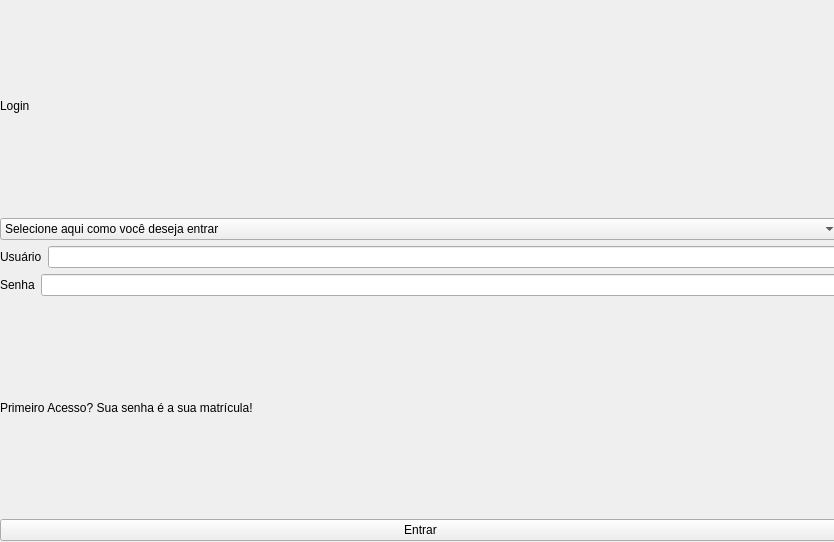
<?xml version="1.0" encoding="UTF-8"?>
<ui version="4.0">
 <class>LoginWindow</class>
 <widget class="QWidget" name="LoginWindow">
  <property name="geometry">
   <rect>
    <x>0</x>
    <y>0</y>
    <width>834</width>
    <height>542</height>
   </rect>
  </property>
  <property name="windowTitle">
   <string>Form</string>
  </property>
  <widget class="QWidget" name="layoutWidget">
   <property name="geometry">
    <rect>
     <x>0</x>
     <y>0</y>
     <width>841</width>
     <height>541</height>
    </rect>
   </property>
   <layout class="QVBoxLayout" name="verticalLayout">
    <item>
     <widget class="QLabel" name="LoginText">
      <property name="text">
       <string>Login</string>
      </property>
     </widget>
    </item>
    <item>
     <layout class="QHBoxLayout" name="horizontalLayout_4">
      <item>
       <widget class="QComboBox" name="idSelection">
        <item>
         <property name="text">
          <string>Selecione aqui como você deseja entrar</string>
         </property>
        </item>
        <item>
         <property name="text">
          <string>Aluno</string>
         </property>
        </item>
        <item>
         <property name="text">
          <string>Professor</string>
         </property>
        </item>
        <item>
         <property name="text">
          <string>Bibliotecário</string>
         </property>
        </item>
       </widget>
      </item>
     </layout>
    </item>
    <item>
     <layout class="QHBoxLayout" name="horizontalLayout">
      <item>
       <widget class="QLabel" name="TextUsuario">
        <property name="text">
         <string>Usuário</string>
        </property>
       </widget>
      </item>
      <item>
       <widget class="QLineEdit" name="loginInput"/>
      </item>
     </layout>
    </item>
    <item>
     <layout class="QHBoxLayout" name="horizontalLayout_3">
      <item>
       <widget class="QLabel" name="SenhaText">
        <property name="text">
         <string>Senha</string>
        </property>
       </widget>
      </item>
      <item>
       <widget class="QLineEdit" name="senhaInput">
        <property name="echoMode">
         <enum>QLineEdit::EchoMode::Password</enum>
        </property>
       </widget>
      </item>
     </layout>
    </item>
    <item>
     <widget class="QLabel" name="PrimeiroAcessoText">
      <property name="text">
       <string>Primeiro Acesso? Sua senha é a sua matrícula!</string>
      </property>
     </widget>
    </item>
    <item>
     <widget class="QPushButton" name="EntrarButton">
      <property name="text">
       <string>Entrar</string>
      </property>
     </widget>
    </item>
   </layout>
  </widget>
 </widget>
 <resources/>
 <connections/>
</ui>
